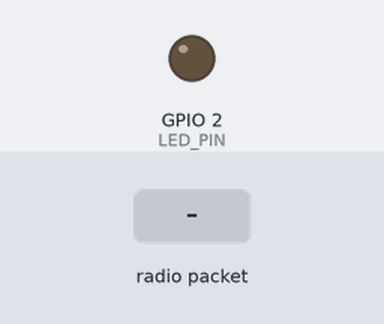
Recording of a sketch running on a simulated ESP32. Shown: output pins drawn as LEDs (lit = HIGH). Inputs (shaded band) come from the test bench. WiFi joins after 1.5 s; servers stay silent unless stated; no radio packets arrive unless stated; what the sketch prints to the serial monitor is not drawn.

Above: at 3.0 s.
3.1 s: radio packet "NODE_" arrives
At 4.0 s:
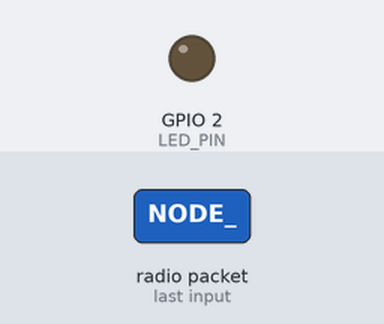
4.7 s: radio packet "Temp:" arrives
At 5.2 s:
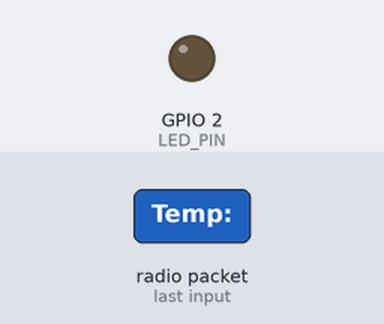
6.2 s: radio packet "Hum:" arrives
At 7.5 s:
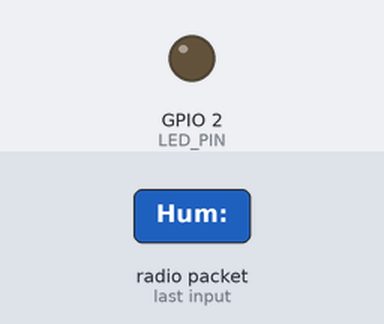
Timing chart, 0 to 9.2 s (numbered marks = the images above; inputs shaded):
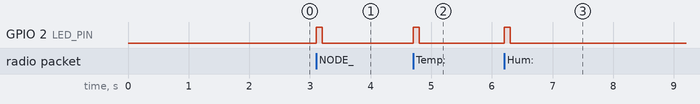

The sketch:

gateway.ino
```cpp
#define BLYNK_TEMPLATE_ID "TMPL68zHHtM13"
#define BLYNK_TEMPLATE_NAME "LoRa Sensor Gateway"

#include <WiFi.h>
#include <LoRa.h>
#include <BlynkSimpleEsp32.h>
#include "secrets.h"  // Local file excluded from version control.

#define LORA_SS 5
#define LORA_RST 4
#define LORA_DIO0 13
#define LED_PIN 2

int node1LED = 0;
int node2LED = 0;

void connectToWiFi() {
  Serial.print("Connecting to WiFi");
  WiFi.begin(WIFI_SSID, WIFI_PASSWORD);
  int attempts = 0;
  while (WiFi.status() != WL_CONNECTED && attempts < 10) {
    delay(500);
    Serial.print(".");
    attempts++;
  }
  if (WiFi.status() == WL_CONNECTED) {
    Serial.println("\nWiFi connected. IP: " + WiFi.localIP().toString());
  } else {
    Serial.println("\nFailed to connect to WiFi. Restarting...");
    delay(3000);
    ESP.restart();
  }
}

void setup() {
  Serial.begin(115200);
  pinMode(LED_PIN, OUTPUT);
  digitalWrite(LED_PIN, LOW);
  connectToWiFi();
  Blynk.begin(BLYNK_AUTH_TOKEN, WIFI_SSID, WIFI_PASSWORD);

  LoRa.setPins(LORA_SS, LORA_RST, LORA_DIO0);
  if (!LoRa.begin(433E6)) {
    Serial.println("LoRa init failed. Restarting...");
    delay(2000);
    ESP.restart();
  }
  LoRa.setSpreadingFactor(12);
  LoRa.setSignalBandwidth(125E3);
  LoRa.setCodingRate4(8);
  Serial.println("Gateway ready");
}

void loop() {
  Blynk.run();
  int packetSize = LoRa.parsePacket();
  if (packetSize) {
    String received = "";
    while (LoRa.available()) received += (char)LoRa.read();
    Serial.println("Received: " + received);

    digitalWrite(LED_PIN, HIGH);
    delay(100);
    digitalWrite(LED_PIN, LOW);

    if (received.startsWith("NODE_")) {
      int t = received.indexOf("Temp:");
      int h = received.indexOf("Hum:");
      int commaAfterTemp = received.indexOf(",", t);
      if (t > 0 && h > 0 && commaAfterTemp > t) {
        float temp = received.substring(t + 5, commaAfterTemp).toFloat();
        float hum = received.substring(h + 4).toFloat();
        if (received.startsWith("NODE_1")) {
          Blynk.virtualWrite(V0, temp);
          Blynk.virtualWrite(V1, hum);
        } else if (received.startsWith("NODE_2")) {
          Blynk.virtualWrite(V3, temp);
          Blynk.virtualWrite(V4, hum);
        }
      }
    }
    sendLEDCommand("NODE_1", node1LED);
    sendLEDCommand("NODE_2", node2LED);
  }
}

void sendLEDCommand(String nodeID, int ledState) {
  String cmd = nodeID + ",LED:" + (ledState ? "ON" : "OFF");
  LoRa.beginPacket();
  LoRa.print(cmd);
  LoRa.endPacket();
}

BLYNK_WRITE(V2) { node1LED = param.asInt(); }
BLYNK_WRITE(V5) { node2LED = param.asInt(); }
```

secrets.example.h
```cpp
#pragma once

// Copy this file to secrets.h and replace placeholders locally.
// Do not commit secrets.h or real credential values.
#define WIFI_SSID "YOUR_WIFI_NAME"
#define WIFI_PASSWORD "YOUR_WIFI_PASSWORD"
#define BLYNK_AUTH_TOKEN "YOUR_BLYNK_DEVICE_TOKEN"
```

Measured:
- after the input at 3.1 s, GPIO 2 (LED_PIN): LOW → HIGH at once, → LOW 0.10 s later
- after the input at 4.7 s, GPIO 2 (LED_PIN): LOW → HIGH at once, → LOW 0.10 s later
- after the input at 6.2 s, GPIO 2 (LED_PIN): LOW → HIGH at once, → LOW 0.10 s later
